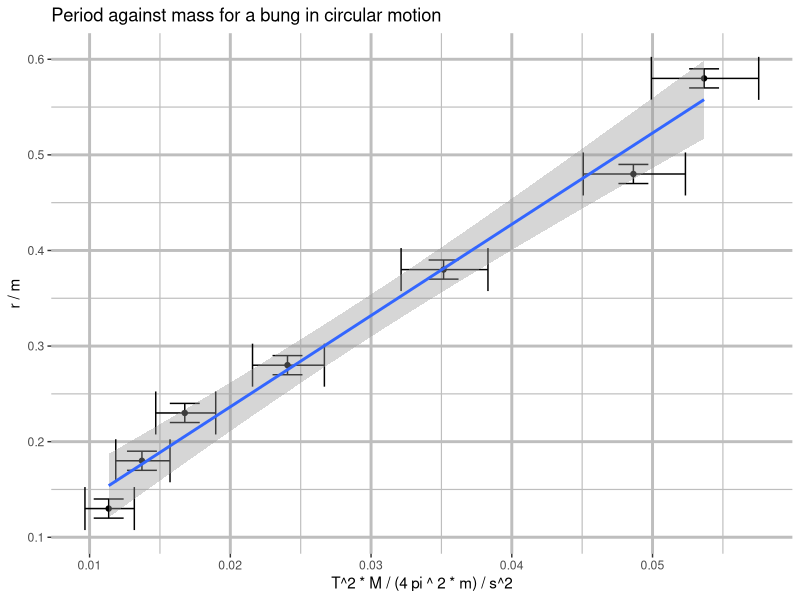

The R source for this figure:
library(ggplot2)

U_T = 0.02
U_r = 0.01

M = 1e-3 * (59.69 + 59.70 + 59.67) / 3
m = 1e-3 * (8.99 + 8.9 + 8.90) / 3

time_df <- read.table("data.csv", sep=",")
colnames(time_df) <- c("r_mm", "10T1", "10T2", "10T3")
time_df$T_avg <- rowMeans(time_df[c("10T1", "10T2", "10T3")]) / 10
time_df$r <- time_df$r / 1000

time_df$x = time_df$T_avg^2 / (4 * pi ^2 * m / M)
time_df$y = time_df$r

model <- lm(y ~ x, data=time_df)
summary(model)

qplot(x, y, data=time_df,
      main="Period against mass for a bung in circular motion",
      xlab="T^2 * M / (4 pi ^ 2 * m) / s^2", ylab="r / m") +
      geom_errorbarh(data=time_df,
                     mapping=aes(xmin=(T_avg - U_T)^2 / (4 * pi ^ 2 * m / M),
                                 xmax=(T_avg + U_T)^2 / (4 * pi ^ 2 * m / M))) +
      geom_errorbar(data=time_df, mapping=aes(ymin=r-U_r, ymax=r+U_r)) +
      theme(panel.grid.minor = element_line(colour="gray", size=0.4),
            panel.grid.major = element_line(colour="gray", size=1),
            panel.background = element_blank()) +
      geom_smooth(method="lm")
